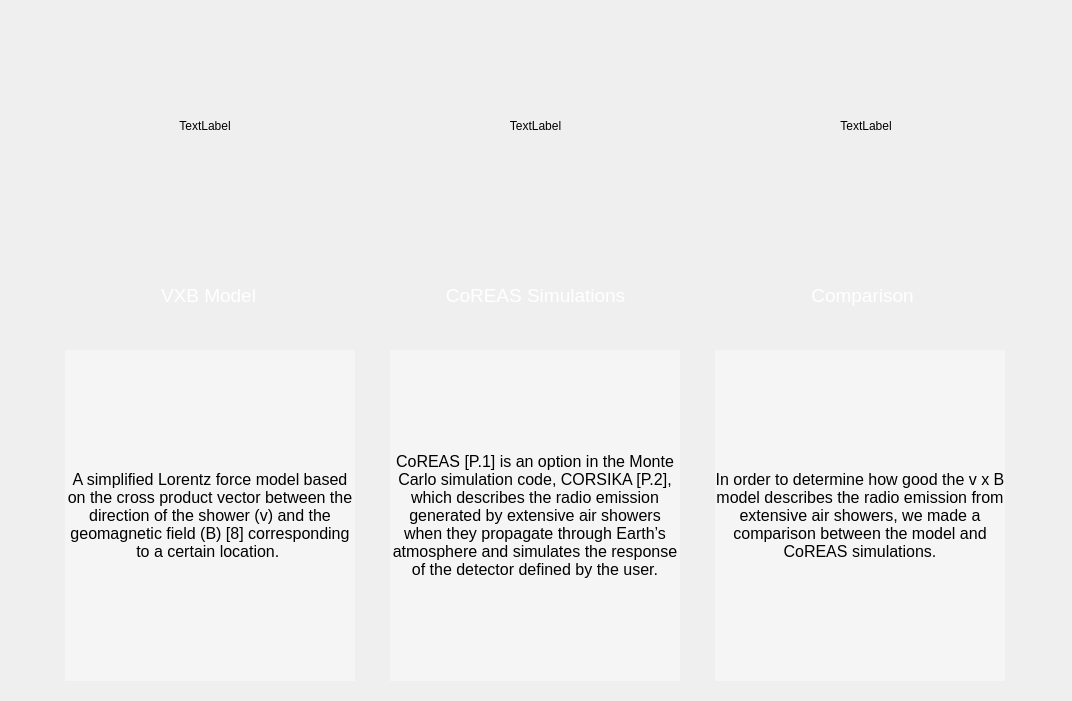
<?xml version="1.0" encoding="UTF-8"?>
<ui version="4.0">
 <class>Dialog10</class>
 <widget class="QDialog" name="Dialog10">
  <property name="geometry">
   <rect>
    <x>0</x>
    <y>0</y>
    <width>1072</width>
    <height>701</height>
   </rect>
  </property>
  <property name="windowTitle">
   <string>Dialog</string>
  </property>
  <property name="styleSheet">
   <string notr="true">#Dialog10{
background-color: url transparent;
border-image: url(:bk1.jpg);
background: none;
border:  none;
background-repeat: none;
}</string>
  </property>
  <widget class="QWidget" name="layoutWidget">
   <property name="geometry">
    <rect>
     <x>30</x>
     <y>240</y>
     <width>1011</width>
     <height>111</height>
    </rect>
   </property>
   <layout class="QHBoxLayout" name="horizontalLayout">
    <property name="spacing">
     <number>20</number>
    </property>
    <property name="leftMargin">
     <number>25</number>
    </property>
    <property name="rightMargin">
     <number>25</number>
    </property>
    <item>
     <widget class="QPushButton" name="pushButton">
      <property name="minimumSize">
       <size>
        <width>0</width>
        <height>100</height>
       </size>
      </property>
      <property name="palette">
       <palette>
        <active>
         <colorrole role="ButtonText">
          <brush brushstyle="SolidPattern">
           <color alpha="255">
            <red>255</red>
            <green>255</green>
            <blue>255</blue>
           </color>
          </brush>
         </colorrole>
        </active>
        <inactive>
         <colorrole role="ButtonText">
          <brush brushstyle="SolidPattern">
           <color alpha="255">
            <red>255</red>
            <green>255</green>
            <blue>255</blue>
           </color>
          </brush>
         </colorrole>
        </inactive>
        <disabled>
         <colorrole role="ButtonText">
          <brush brushstyle="SolidPattern">
           <color alpha="255">
            <red>120</red>
            <green>120</green>
            <blue>120</blue>
           </color>
          </brush>
         </colorrole>
        </disabled>
       </palette>
      </property>
      <property name="font">
       <font>
        <pointsize>14</pointsize>
       </font>
      </property>
      <property name="styleSheet">
       <string notr="true">#pushButton {
background-color: url transparent;
border-image: url(:un3.png);
background: none;
border:  none;
background-repeat: none;
}
#pushButton:hover
{
border-image: url(:un1.png);
}
#pushButton:pressed
{
border-image: url(:un2.png);
}</string>
      </property>
      <property name="text">
       <string>VXB Model</string>
      </property>
     </widget>
    </item>
    <item>
     <widget class="QPushButton" name="pushButton_2">
      <property name="minimumSize">
       <size>
        <width>0</width>
        <height>100</height>
       </size>
      </property>
      <property name="palette">
       <palette>
        <active>
         <colorrole role="ButtonText">
          <brush brushstyle="SolidPattern">
           <color alpha="255">
            <red>255</red>
            <green>255</green>
            <blue>255</blue>
           </color>
          </brush>
         </colorrole>
        </active>
        <inactive>
         <colorrole role="ButtonText">
          <brush brushstyle="SolidPattern">
           <color alpha="255">
            <red>255</red>
            <green>255</green>
            <blue>255</blue>
           </color>
          </brush>
         </colorrole>
        </inactive>
        <disabled>
         <colorrole role="ButtonText">
          <brush brushstyle="SolidPattern">
           <color alpha="255">
            <red>120</red>
            <green>120</green>
            <blue>120</blue>
           </color>
          </brush>
         </colorrole>
        </disabled>
       </palette>
      </property>
      <property name="font">
       <font>
        <pointsize>14</pointsize>
       </font>
      </property>
      <property name="styleSheet">
       <string notr="true">#pushButton_2 {
background-color: url transparent;
border-image: url(:un3.png);
background: none;
border:  none;
background-repeat: none;
}
#pushButton_2:hover
{
border-image: url(:un1.png);
}
#pushButton_2:pressed
{
border-image: url(:un2.png);
}</string>
      </property>
      <property name="text">
       <string>CoREAS Simulations</string>
      </property>
     </widget>
    </item>
    <item>
     <widget class="QPushButton" name="pushButton_3">
      <property name="minimumSize">
       <size>
        <width>0</width>
        <height>100</height>
       </size>
      </property>
      <property name="palette">
       <palette>
        <active>
         <colorrole role="ButtonText">
          <brush brushstyle="SolidPattern">
           <color alpha="255">
            <red>255</red>
            <green>255</green>
            <blue>255</blue>
           </color>
          </brush>
         </colorrole>
        </active>
        <inactive>
         <colorrole role="ButtonText">
          <brush brushstyle="SolidPattern">
           <color alpha="255">
            <red>255</red>
            <green>255</green>
            <blue>255</blue>
           </color>
          </brush>
         </colorrole>
        </inactive>
        <disabled>
         <colorrole role="ButtonText">
          <brush brushstyle="SolidPattern">
           <color alpha="255">
            <red>120</red>
            <green>120</green>
            <blue>120</blue>
           </color>
          </brush>
         </colorrole>
        </disabled>
       </palette>
      </property>
      <property name="font">
       <font>
        <pointsize>14</pointsize>
       </font>
      </property>
      <property name="styleSheet">
       <string notr="true">#pushButton_3 {
background-color: url transparent;
border-image: url(:un3.png);
background: none;
border:  none;
background-repeat: none;
}
#pushButton_3:hover
{
border-image: url(:un1.png);
}
#pushButton_3:pressed
{
border-image: url(:un2.png);
}</string>
      </property>
      <property name="text">
       <string>Comparison</string>
      </property>
     </widget>
    </item>
   </layout>
  </widget>
  <widget class="QWidget" name="layoutWidget">
   <property name="geometry">
    <rect>
     <x>30</x>
     <y>350</y>
     <width>1011</width>
     <height>331</height>
    </rect>
   </property>
   <layout class="QHBoxLayout" name="horizontalLayout_2">
    <property name="spacing">
     <number>30</number>
    </property>
    <property name="leftMargin">
     <number>30</number>
    </property>
    <property name="rightMargin">
     <number>30</number>
    </property>
    <item>
     <widget class="QLabel" name="label">
      <property name="minimumSize">
       <size>
        <width>290</width>
        <height>0</height>
       </size>
      </property>
      <property name="maximumSize">
       <size>
        <width>290</width>
        <height>16777215</height>
       </size>
      </property>
      <property name="font">
       <font>
        <pointsize>12</pointsize>
       </font>
      </property>
      <property name="styleSheet">
       <string notr="true">background-color:rgba(255, 255, 255, 100)</string>
      </property>
      <property name="text">
       <string>A simplified Lorentz force model based on the cross product vector between the direction of the shower (v) and the geomagnetic field (B) [8] corresponding to a certain location. </string>
      </property>
      <property name="textFormat">
       <enum>Qt::RichText</enum>
      </property>
      <property name="scaledContents">
       <bool>true</bool>
      </property>
      <property name="alignment">
       <set>Qt::AlignCenter</set>
      </property>
      <property name="wordWrap">
       <bool>true</bool>
      </property>
      <property name="margin">
       <number>5</number>
      </property>
     </widget>
    </item>
    <item>
     <widget class="QLabel" name="label_2">
      <property name="minimumSize">
       <size>
        <width>290</width>
        <height>0</height>
       </size>
      </property>
      <property name="maximumSize">
       <size>
        <width>290</width>
        <height>16777215</height>
       </size>
      </property>
      <property name="font">
       <font>
        <pointsize>12</pointsize>
       </font>
      </property>
      <property name="styleSheet">
       <string notr="true">background-color:rgba(255, 255, 255, 100)</string>
      </property>
      <property name="text">
       <string>CoREAS [P.1] is an option in the Monte Carlo simulation code, CORSIKA [P.2], which describes the radio emission generated by extensive air showers when they propagate through Earth’s atmosphere and simulates the response of the detector defined by the user.</string>
      </property>
      <property name="textFormat">
       <enum>Qt::RichText</enum>
      </property>
      <property name="scaledContents">
       <bool>false</bool>
      </property>
      <property name="alignment">
       <set>Qt::AlignCenter</set>
      </property>
      <property name="wordWrap">
       <bool>true</bool>
      </property>
      <property name="margin">
       <number>5</number>
      </property>
     </widget>
    </item>
    <item>
     <widget class="QLabel" name="label_3">
      <property name="minimumSize">
       <size>
        <width>290</width>
        <height>0</height>
       </size>
      </property>
      <property name="maximumSize">
       <size>
        <width>290</width>
        <height>16777215</height>
       </size>
      </property>
      <property name="font">
       <font>
        <pointsize>12</pointsize>
       </font>
      </property>
      <property name="styleSheet">
       <string notr="true">background-color:rgba(255, 255, 255, 100)</string>
      </property>
      <property name="text">
       <string>In order to determine how good the v x B model describes the radio emission from extensive air showers, we made a comparison between the model and CoREAS simulations.</string>
      </property>
      <property name="textFormat">
       <enum>Qt::RichText</enum>
      </property>
      <property name="scaledContents">
       <bool>false</bool>
      </property>
      <property name="alignment">
       <set>Qt::AlignCenter</set>
      </property>
      <property name="wordWrap">
       <bool>true</bool>
      </property>
      <property name="margin">
       <number>5</number>
      </property>
     </widget>
    </item>
   </layout>
  </widget>
  <widget class="QWidget" name="layoutWidget">
   <property name="geometry">
    <rect>
     <x>30</x>
     <y>10</y>
     <width>1011</width>
     <height>231</height>
    </rect>
   </property>
   <layout class="QHBoxLayout" name="horizontalLayout_3">
    <property name="spacing">
     <number>20</number>
    </property>
    <property name="leftMargin">
     <number>20</number>
    </property>
    <property name="rightMargin">
     <number>20</number>
    </property>
    <item>
     <widget class="QLabel" name="label_4">
      <property name="text">
       <string>TextLabel</string>
      </property>
      <property name="alignment">
       <set>Qt::AlignCenter</set>
      </property>
     </widget>
    </item>
    <item>
     <widget class="QLabel" name="label_5">
      <property name="text">
       <string>TextLabel</string>
      </property>
      <property name="alignment">
       <set>Qt::AlignCenter</set>
      </property>
     </widget>
    </item>
    <item>
     <widget class="QLabel" name="label_6">
      <property name="text">
       <string>TextLabel</string>
      </property>
      <property name="alignment">
       <set>Qt::AlignCenter</set>
      </property>
     </widget>
    </item>
   </layout>
  </widget>
 </widget>
 <resources/>
 <connections/>
</ui>
